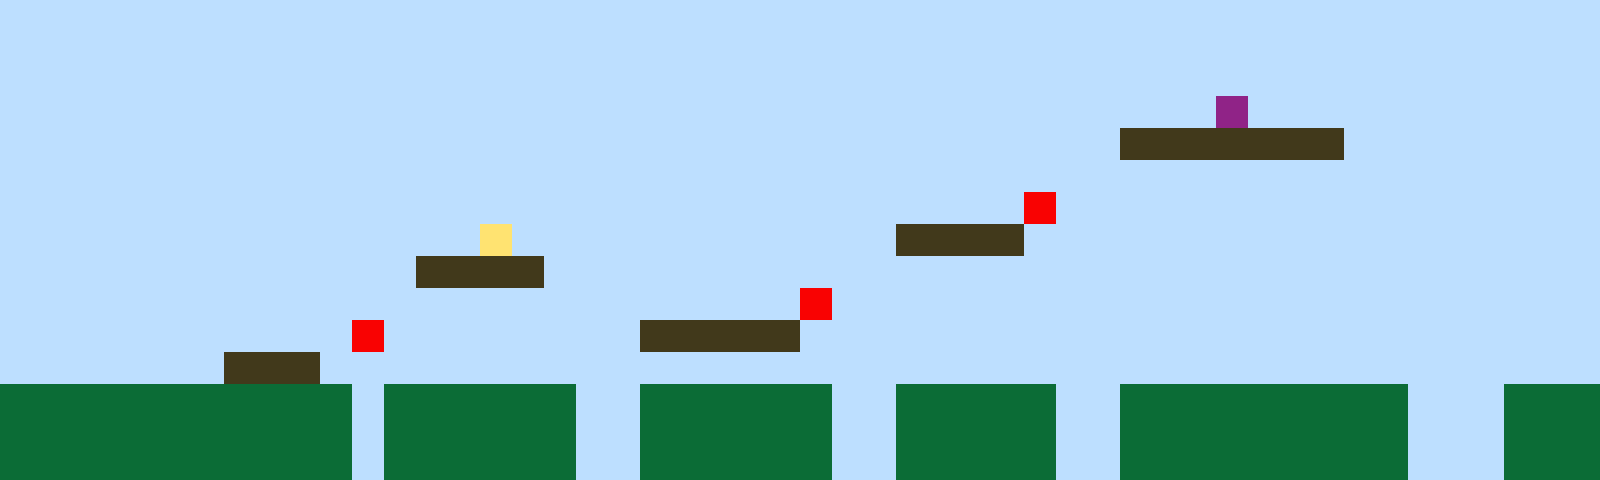

A 2D game scene composited from a Tiled map and its tileset images. What follows is a short description and the map's XML, with every tile layer's data as written:
An orthogonal 50x15 tile map with 32x32 px tiles, 1 tile layer (Tile Layer 1).

<map version="1.10" tiledversion="1.11.2" orientation="orthogonal" renderorder="right-up" width="50" height="15" tilewidth="32" tileheight="32" infinite="0" nextlayerid="2" nextobjectid="1"><editorsettings><export target="map1.csv" format="csv" /></editorsettings><tileset firstgid="1" name="sprites" tilewidth="32" tileheight="32" tilecount="6" columns="3"><image source="sprites.png" width="96" height="64" /></tileset><layer id="1" name="Tile Layer 1" width="50" height="15"><data encoding="csv">1,1,1,1,1,1,1,1,1,1,1,1,1,1,1,1,1,1,1,1,1,1,1,1,1,1,1,1,1,1,1,1,1,1,1,1,1,1,1,1,1,1,1,1,1,1,1,1,1,1,1,1,1,1,1,1,1,1,1,1,1,1,1,1,1,1,1,1,1,1,1,1,1,1,1,1,1,1,1,1,1,1,1,1,1,1,1,1,1,1,1,1,1,1,1,1,1,1,1,1,1,1,1,1,1,1,1,1,1,1,1,1,1,1,1,1,1,1,1,1,1,1,1,1,1,1,1,1,1,1,1,1,1,1,1,1,1,1,1,1,1,1,1,1,1,1,1,1,1,1,1,1,1,1,1,1,1,1,1,1,1,1,1,1,1,1,1,1,1,1,1,1,1,1,1,1,1,1,1,1,1,1,1,1,1,1,1,1,6,1,1,1,1,1,1,1,1,1,1,1,1,1,1,1,1,1,1,1,1,1,1,1,1,1,1,1,1,1,1,1,1,1,1,1,1,1,1,1,1,1,1,1,1,1,1,3,3,3,3,3,3,3,1,1,1,1,1,1,1,1,1,1,1,1,1,1,1,1,1,1,1,1,1,1,1,1,1,1,1,1,1,1,1,1,1,1,1,1,1,1,1,1,1,1,1,1,1,1,1,1,1,1,1,1,1,1,1,1,1,1,1,1,1,1,1,1,1,1,1,1,1,1,1,1,1,1,1,1,1,1,1,1,1,1,1,1,1,1,1,1,1,1,5,1,1,1,1,1,1,1,1,1,1,1,1,1,1,1,1,1,1,1,1,1,1,1,1,1,1,1,1,1,1,1,1,4,1,1,1,1,1,1,1,1,1,1,1,1,3,3,3,3,1,1,1,1,1,1,1,1,1,1,1,1,1,1,1,1,1,1,1,1,1,1,1,1,1,1,1,1,1,1,1,3,3,3,3,1,1,1,1,1,1,1,1,1,1,1,1,1,1,1,1,1,1,1,1,1,1,1,1,1,1,1,1,1,1,1,1,1,1,1,1,1,1,1,1,1,1,1,1,1,1,1,1,1,1,1,1,1,1,1,1,1,1,5,1,1,1,1,1,1,1,1,1,1,1,1,1,1,1,1,1,1,1,1,1,1,1,1,1,1,1,1,1,1,1,1,1,1,1,5,1,1,1,1,1,1,1,1,3,3,3,3,3,1,1,1,1,1,1,1,1,1,1,1,1,1,1,1,1,1,1,1,1,1,1,1,1,1,1,1,1,1,1,1,1,3,3,3,1,1,1,1,1,1,1,1,1,1,1,1,1,1,1,1,1,1,1,1,1,1,1,1,1,1,1,1,1,1,1,1,1,1,1,1,1,1,1,1,2,2,2,2,2,2,2,2,2,2,2,1,2,2,2,2,2,2,1,1,2,2,2,2,2,2,1,1,2,2,2,2,2,1,1,2,2,2,2,2,2,2,2,2,1,1,1,2,2,2,2,2,2,2,2,2,2,2,2,2,2,1,2,2,2,2,2,2,1,1,2,2,2,2,2,2,1,1,2,2,2,2,2,1,1,2,2,2,2,2,2,2,2,2,1,1,1,2,2,2,2,2,2,2,2,2,2,2,2,2,2,1,2,2,2,2,2,2,1,1,2,2,2,2,2,2,1,1,2,2,2,2,2,1,1,2,2,2,2,2,2,2,2,2,1,1,1,2,2,2</data></layer></map>
